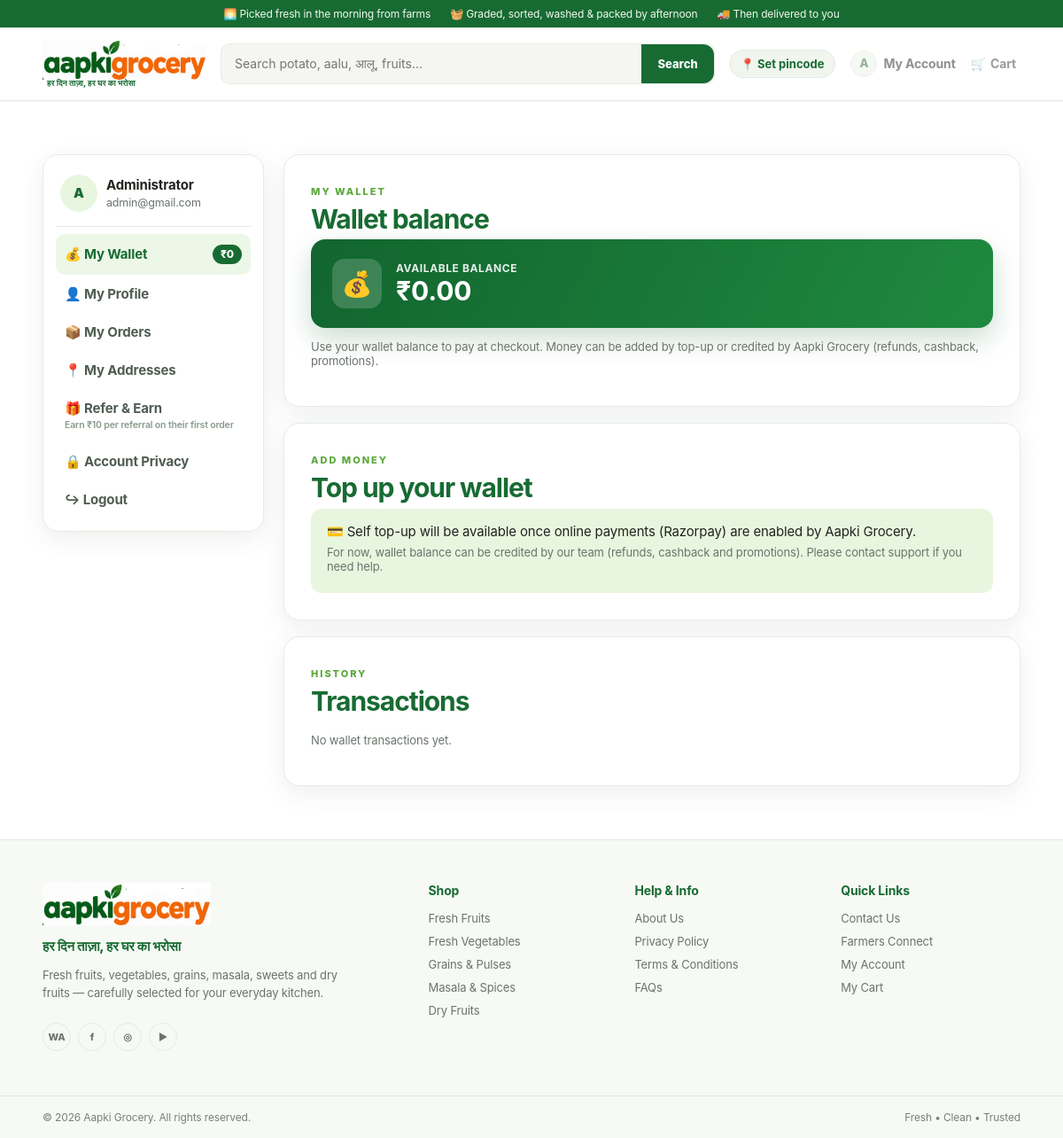
/account/wallet.php (signed in), run on the app's committed database.
### tables this page shows
CREATE TABLE `users` (
  `id` bigint(20) UNSIGNED NOT NULL,
  `name` varchar(120) NOT NULL,
  `first_name` varchar(80) DEFAULT NULL,
  `last_name` varchar(80) DEFAULT NULL,
  `email` varchar(190) DEFAULT NULL,
  `phone` varchar(20) DEFAULT NULL,
  `avatar` varchar(500) DEFAULT NULL,
  `password_hash` varchar(255) DEFAULT NULL,
  `provider` enum('local','google','facebook') NOT NULL DEFAULT 'local',
  `provider_id` varchar(190) DEFAULT NULL,
  `role_slug` varchar(80) NOT NULL DEFAULT 'customer',
  `points` int(10) UNSIGNED NOT NULL DEFAULT 0,
  `wallet_balance` decimal(10,2) NOT NULL DEFAULT 0.00,
  `remember_token_hash` varchar(255) DEFAULT NULL,
  `referral_code` varchar(32) DEFAULT NULL,
  `referred_by` bigint(20) UNSIGNED DEFAULT NULL,
  `is_active` tinyint(1) NOT NULL DEFAULT 1,
  `remarks` text DEFAULT NULL,
  `created_at` timestamp NOT NULL DEFAULT current_timestamp(),
  `updated_at` timestamp NOT NULL DEFAULT current_timestamp() ON UPDATE current_timestamp()
);

### config/config.php (called while the page is built, shortened)
<?php
function e(?string $v):string{return htmlspecialchars($v??'',ENT_QUOTES,'UTF-8');}
function url(string $p=''):string{return BASE_URL.ltrim($p,'/');}
function user_id():?int{return isset($_SESSION['user_id'])?(int)$_SESSION['user_id']:null;}
function is_logged_in():bool{return user_id()!==null;}
function setting(PDO $pdo,string $key,string $default=''):string{static $cache=[];if(array_key_exists($key,$cache))return $cache[$key];$s=$pdo->prepare('SELECT setting_value FROM settings WHERE setting_key=? LIMIT 1');$s->execute([$key]);return $cache[$key]=(string)($s->fetchColumn()??$default);}
function setting_bool(PDO $pdo,string $key,bool $default=false):bool{return setting($pdo,$key,$default?'1':'0')==='1';}

### lib/wallet.php (called while the page is built, shortened)
<?php
function wallet_balance(PDO $pdo, int $userId): float {
    $s = $pdo->prepare('SELECT wallet_balance FROM users WHERE id=?');
    $s->execute([$userId]);
    return (float)($s->fetchColumn() ?: 0);
}
function wallet_transactions(PDO $pdo, int $userId, int $limit = 50): array {
    $limit = max(1, min(200, $limit));
    $s = $pdo->prepare('SELECT * FROM wallet_transactions WHERE user_id=? ORDER BY id DESC LIMIT '.$limit);
    $s->execute([$userId]);
    return $s->fetchAll();
}

### lib/razorpay.php (called while the page is built, shortened)
<?php
function razorpay_enabled(PDO $pdo): bool {
    return setting_bool($pdo,'razorpay_enabled',false)
        && razorpay_key_id($pdo) !== ''
        && razorpay_key_secret($pdo) !== '';
}

### account/wallet.php (the view, shortened to what this page needs)
<?php
require_once __DIR__.'/../config/db.php';
require_once __DIR__.'/../lib/wallet.php';
$pdo=db();
$uid=user_id();
$u=$pdo->prepare('SELECT * FROM users WHERE id=?'); $u->execute([$uid]); $u=$u->fetch();
require_once __DIR__.'/../lib/razorpay.php';
$razorpayLive = razorpay_enabled($pdo);
$balance = wallet_balance($pdo,$uid);
$txns    = wallet_transactions($pdo,$uid,50);
$title='My Wallet | '.APP_NAME; include __DIR__.'/../includes/header.php';
?>
<section class="container page account-page">
<div class="account-shell">
<aside class="account-sidebar panel">
  <div class="account-user"><div class="avatar"><?=e(strtoupper(substr(($u['first_name']??$u['name']??'U'),0,1)))?></div><div><b><?=e(trim(($u['first_name']??'').' '.($u['last_name']??''))?:$u['name'])?></b><small><?=e($u['email'])?></small></div></div>
  <a class="wallet-link active" href="<?=url('account/wallet.php')?>">💰 My Wallet<span class="wallet-badge">₹<?=number_format($balance,0)?></span></a>
  <a href="<?=url('account/')?>">👤 My Profile</a>
  <a href="<?=url('account/orders.php')?>">📦 My Orders</a>
  <a href="<?=url('account/#addresses')?>">📍 My Addresses</a>
  <?php if(setting_bool($pdo,'referral_enabled')): $refPts=(int)setting($pdo,'referral_points','10'); ?>
  <a class="refer-link" href="<?=url('account/refer.php')?>">🎁 Refer &amp; Earn<small>Earn ₹<?=number_format($refPts)?> per referral on their first order</small></a>
  <?php endif; ?>
  <a href="<?=url('account/#privacy')?>">🔒 Account Privacy</a>
  <a href="<?=url('logout.php')?>">↪ Logout</a>
</aside>
<main class="account-main">
<section class="panel">
  <div class="panel-head"><div><span class="eyebrow">MY WALLET</span><h2>Wallet balance</h2></div></div>
  <div class="wallet-hero">
    <div class="wallet-hero-icon">💰</div>
    <div><small>AVAILABLE BALANCE</small><strong>₹<?=number_format($balance,2)?></strong></div>
  </div>
  <p class="hint">Use your wallet balance to pay at checkout. Money can be added by top-up or credited by Aapki Grocery (refunds, cashback, promotions).</p>
</section>
<section class="panel" id="topup">
  <div class="panel-head"><div><span class="eyebrow">ADD MONEY</span><h2>Top up your wallet</h2></div></div>
  <?php if($razorpayLive): ?>
    <form method="post" action="<?=url('account/wallet-topup.php')?>" class="account-form wallet-topup-form">
      <input type="hidden" name="csrf" value="<?=e(csrf_token())?>">
      <label>Amount (₹)<input name="amount" type="number" min="10" step="1" placeholder="Enter amount, e.g. 500" required></label>
      <div class="wallet-quick">
        <?php foreach([100,250,500,1000] as $q): ?><button type="button" class="btn wallet-quick-btn" data-amt="<?=$q?>">+₹<?=$q?></button><?php endforeach; ?>
      </div>
      <button class="btn btn-primary">Proceed to pay</button>
    </form>
    <script>
    document.querySelectorAll('.wallet-quick-btn').forEach(function(b){b.addEventListener('click',function(){var i=document.querySelector('.wallet-topup-form [name=amount]');i.value=(parseInt(i.value||'0',10)+parseInt(b.dataset.amt,10));});});
    </script>
  <?php else: ?>
    <div class="wallet-topup-disabled">
      <p>💳 Self top-up will be available once online payments (Razorpay) are enabled by Aapki Grocery.</p>
      <p class="hint">For now, wallet balance can be credited by our team (refunds, cashback and promotions). Please contact support if you need help.</p>
    </div>
  <?php endif; ?>
</section>
<section class="panel">
  <div class="panel-head"><div><span class="eyebrow">HISTORY</span><h2>Transactions</h2></div></div>
  <?php if(!$txns): ?>
    <p class="hint">No wallet transactions yet.</p>
  <?php endif; ?>
</section>
</main></div></section>
<?php include __DIR__.'/../includes/footer.php'; ?>

### includes/header.php (shortened to what this page needs)
<?php require_once __DIR__.'/../config/db.php'; $pdo=$pdo??db(); $flash=get_flash(); $metaTitle=$title??setting($pdo,'default_meta_title',APP_NAME); $metaDesc=$description??setting($pdo,'default_meta_description','Fresh grocery from Aapki Grocery.'); $metaKeys=$keywords??setting($pdo,'default_meta_keywords','fresh grocery'); $ogImage=$ogImage??url('assets/logo.png'); ?>
<!doctype html><html lang="en"><head><link rel="stylesheet" href="<?=url('assets/css/style.css')?>?v=<?php echo time();?>"></head><body><header class="site-header"><div class="topbar topbar-steps"><span>🌅 Picked fresh in the morning from farms</span><span>🧺 Graded, sorted, washed &amp; packed by afternoon</span><span>🚚 Then delivered to you</span></div><div class="nav container"><a class="brand" href="<?=url()?>"><span class="brand-mark"><img src="<?=url('assets/logo.png')?>" alt="Aapki Grocery" width="314" height="78"><span class="brand-tagline">हर दिन ताज़ा, हर घर का भरोसा</span></span></a><form class="search" action="<?=url()?>" method="get" autocomplete="off"><input id="searchBox" name="q" value="<?=e($_GET['q']??'')?>" placeholder="Search potato, aalu, आलू, fruits..." aria-label="Search products"><button>Search</button></form><div class="nav-actions"><button type="button" id="agPinIndicator" class="pin-indicator" title="Set / change your delivery pincode"></button><div class="account-menu"><?php
$hdrLoggedIn=is_logged_in();
$hdrAvatar=null;$hdrInitial='U';
if($hdrLoggedIn){
  $ha=$pdo->prepare('SELECT first_name,last_name,avatar FROM users WHERE id=?');$ha->execute([user_id()]);$hAcc=$ha->fetch();
  $hdrAvatar=trim((string)($hAcc['avatar']??''))?:null;
  $hdrInitial=strtoupper(substr(trim((string)($hAcc['first_name']??''))?:'U',0,1));
}
?><a href="<?=$hdrLoggedIn?url('account/'):url('login.php')?>" class="account-trigger" id="accountTrigger" aria-label="<?=$hdrLoggedIn?'My Account':'Login'?>"><span class="account-icon<?=$hdrLoggedIn?' account-avatar':''?>" aria-hidden="true"><?php if($hdrLoggedIn && $hdrAvatar): ?><img src="<?=e($hdrAvatar)?>" alt="" onerror="this.onerror=null;this.parentNode.classList.add('avatar-fallback');this.parentNode.textContent='<?=e($hdrInitial)?>';"><?php elseif($hdrLoggedIn): ?><span class="avatar-fallback-text"><?=e($hdrInitial)?></span><?php else: ?><svg viewBox="0 0 24 24" fill="none"><circle cx="12" cy="8" r="4" stroke="currentColor" stroke-width="2"/><path d="M4 21c.7-4 3.3-6 8-6s7.3 2 8 6" stroke="currentColor" stroke-width="2" stroke-linecap="round"/></svg><?php endif; ?></span><span class="account-label"><?=$hdrLoggedIn?'My Account':'Login'?></span></a></div><a id="cartLink" href="<?=url('cart/')?>">🛒 <span>Cart</span></a></div></div></header>
<main>

### data on the page
users: first_name "A", first_name "Administrator", email "admin@gmail.com", wallet_balance "0", wallet_balance "0.00"

### other printed values
$refPts "10"
